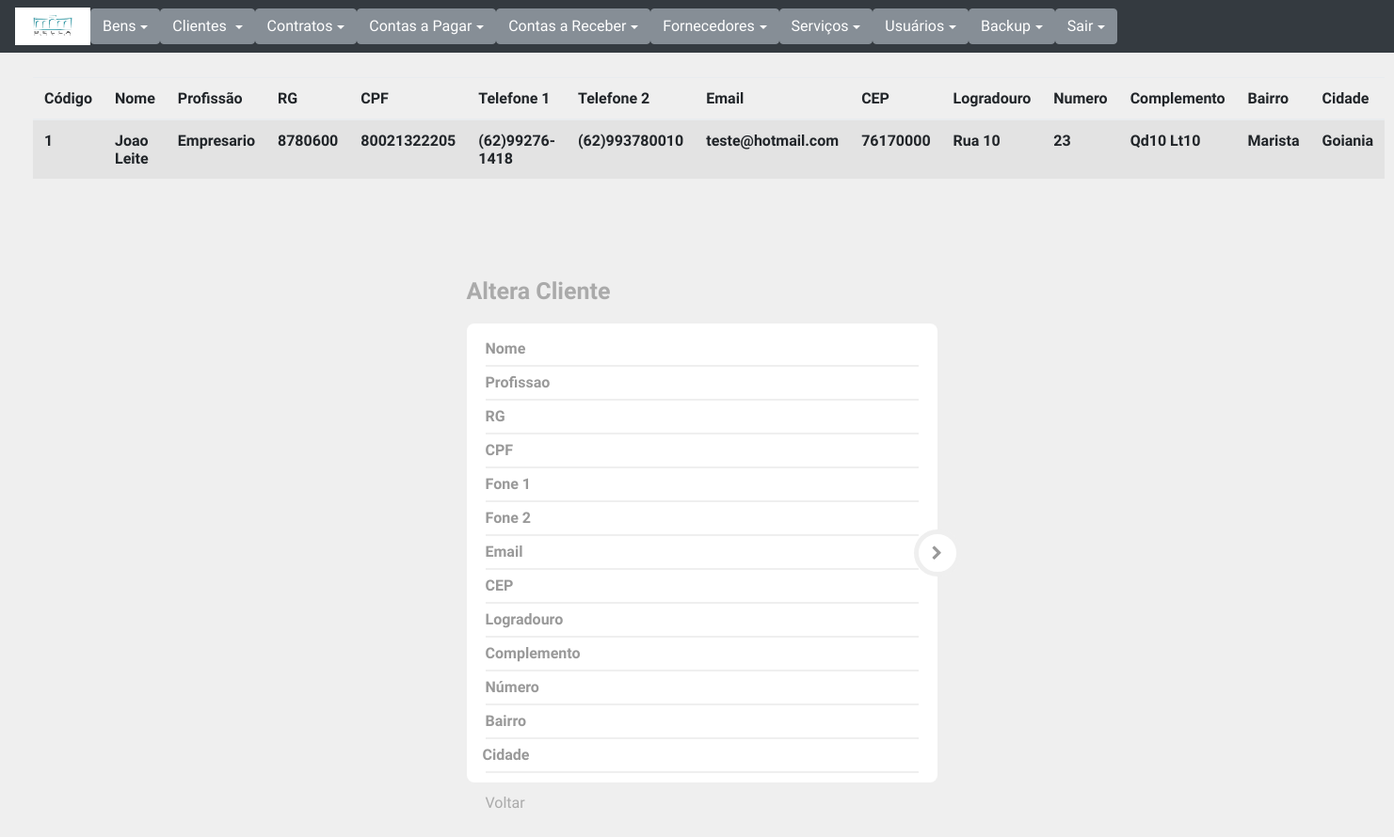
The page /alteraCliente.php?id=1 (signed in) on the database its author committed.
### tables this page shows
CREATE TABLE `cliente` (
  `id` int(11) NOT NULL AUTO_INCREMENT,
  `nome` varchar(50) NOT NULL,
  `profissao` varchar(35) NOT NULL,
  `rg` varchar(7) NOT NULL,
  `cpf` varchar(11) NOT NULL,
  `fone1` varchar(15) NOT NULL,
  `fone2` varchar(15) NOT NULL,
  `email` varchar(80) NOT NULL,
  `cep` int(11) NOT NULL,
  `logradouro` varchar(60) NOT NULL,
  `numero` int(11) NOT NULL,
  `complemento` varchar(60) DEFAULT NULL,
  `bairro` varchar(40) NOT NULL,
  `cidade` varchar(50) NOT NULL,
  PRIMARY KEY (`id`)
);

### alteraCliente.php (the view, shortened to what this page needs)
<?php
require "modelo.php";
require "connect.php";
if (!isset($_GET['id'])) {
    echo "Esse cliente não existe. Você será redirecionado para a listagem de clientes.";
    header ("refresh:3;url=listarCliente.php");
}else {
    $sql= "SELECT * FROM cliente where id=?";
    $resultado = $con->prepare($sql);
    $resultado->bindParam(1, $_GET['id']);
    $resultado->execute();
    $row = $resultado->fetchObject();
?>
    <div class='table-responsive col-md-12'>
        <table class='table table-striped'>
            <thead>
                <tr>
                <?php
					echo "<th><b>Código</b></th>";
                    echo "<th><b>Nome</b></th>";
					echo "<th><b>Profissão</b></th>";
					echo "<th><b>RG</b></th>";
					echo "<th><b>CPF</b></th>";
					echo "<th><b>Telefone 1</b></th>";
					echo "<th><b>Telefone 2</b></th>";
					echo "<th><b>Email</b></th>";
					echo "<th><b>CEP</b></th>";
                    echo "<th><b>Logradouro</b></th>";
                    echo "<th><b>Numero</b></th>";
                    echo "<th><b>Complemento</b></th>";
                    echo "<th><b>Bairro</b></th>";
                    echo "<th><b>Cidade</b></th>";
                    ?>
                </tr>
            </thead>
    </div>
	<tbody>
<?php
				echo "<td><b>{$row->id}</b></td>";
                echo "<td><b>{$row->nome}</b></td>";
				echo "<td><b>{$row->profissao}</b></td>";
				echo "<td><b>{$row->rg}</b></td>";
				echo "<td><b>{$row->cpf}</b></td>";
				echo "<td><b>{$row->fone1}</b></td>";
				echo "<td><b>{$row->fone2}</b></td>";
				echo "<td><b>{$row->email}</b></td>";
                echo "<td><b>{$row->cep}</b></td>";
                echo "<td><b>{$row->logradouro}</b></td>";
                echo "<td><b>{$row->numero}</b></td>";
                echo "<td><b>{$row->complemento}</b></td>";
                echo "<td><b>{$row->bairro}</b></td>";
                echo "<td><b>{$row->cidade}</b></td>";
?>
    </tbody>
    <div style="margin-left:33%;padding:70px 0">
        <div class="logo">Altera Cliente</div>
        <div class="login-form-1">
            <form id="login-form" class="text-left" method="post" action="alteraClientein.php">
                <div style="width:500px" class="main-login-form">
                    <div class="login-group">
                        <div class="form-group">
                            <input type="text" class="form-control" id="cl_nome" name="cl_nome" placeholder="Nome" maxlength="50"   />
                        </div>
						<div class="form-group">
                            <input type="text" class="form-control" id="cl_prof" name="cl_prof" placeholder="Profissao" maxlength="35"   />
                        </div>
						<div class="form-group">
                            <input type="text" class="form-control" id="cl_rg" name="cl_rg" placeholder="RG" maxlength="7"   />
                        </div>
						<div class="form-group">
                            <input type="text" class="form-control" id="cl_cpf" name="cl_cpf" placeholder="CPF" maxlength="11"   />
                        </div>
						<div class="form-group">
                            <input type="text" class="form-control" id="cl_fone1" name="cl_fone1" placeholder="Fone 1" maxlength="15"   />
                        </div>
						<div class="form-group">
                            <input type="text" class="form-control" id="cl_fone2" name="cl_fone2" placeholder="Fone 2" maxlength="15"   />
                        </div>
						<div class="form-group">
                            <input type="text" class="form-control" id="cl_email" name="cl_email" placeholder="Email" maxlength="80"   />
                        </div>
                        <div class="form-group">
                            <input type="number" class="form-control" id="cl_cep" name="cl_cep" placeholder="CEP"   />
                        </div>
                        <div class="form-group">
                            <input type="text" class="form-control" id="cl_rua" name="cl_rua" placeholder="Logradouro" maxlength="60"   />
                        </div>
                        <div class="form-group">
                            <input type="text" class="form-control" id="cl_comp" name="cl_comp" placeholder="Complemento" maxlength="60"   />
                        </div>
                        <div class="form-group">
                            <input type="text" class="form-control" id="cl_numend" name="cl_numend" placeholder="Número" maxlength="10"   />
                        </div>
                        <div class="form-group">
                            <input type="text" class="form-control" id="cl_bairro" name="cl_bairro" placeholder="Bairro" maxlength="40"   />
                        </div>
                        <div class="form-group">
                            <div class="row">
                                <div class="col-xs-3">
                                    <div class="form-group">
                                        <input type="text" class="form-control" id="cl_city" name="cl_city" placeholder="   Cidade" maxlength="50"   />
                                    </div>
                                </div>
							</div>
						</div>
                    </div>
                    <button type="submit" class="login-button"><i class="fa fa-chevron-right"></i></button>
                </div>
                <div class="etc-login-form">
                    <a href="listarCliente.php">Voltar</a>
                </div>
            </form>
        </div>
    </div>
</body>
<?php } ?>
    </html>

### css/style.css (style rules this page uses)
html, body { background: #efefef; padding: 10px; font-family: 'Varela Round'; }
a { color: #aaaaaa; transition: all ease-in-out 200ms; }
.etc-login-form { color: #919191; padding: 10px 20px; }
.login-form-1 { max-width: 300px; border-radius: 5px; display: inline-block; }
.main-login-form { position: relative; }
.login-form-1 .form-control { border: 0; box-shadow: 0 0 0; border-radius: 0; background: transparent; color: #555555; padding: 7px 0; font-weight: bold; height:auto; }
.login-form-1 .form-group { margin-bottom: 0; border-bottom: 2px solid #efefef; padding-right: 20px; position: relative; }
.login-form-1 .form-group:last-child { border-bottom: 0; }
.login-group { background: #ffffff; color: #999999; border-radius: 8px; padding: 10px 20px; }
.login-form-1 .login-button { position: absolute; right: -25px; top: 50%; background: #ffffff; color: #999999; padding: 11px 0; width: 50px; height: 50px; margin-top: -25px; border: 5px solid #efefef; border-radius: 50%; transition: all ease-in-out 500ms; }
.logo { padding: 15px 0; font-size: 25px; color: #aaaaaa; font-weight: bold; }

### css/nav.css (style rules this page uses)
body { min-height: 75rem; padding-top: 4.5rem; }

### rows shown on the page
cliente: id "1", nome "Joao Leite", profissao "Empresario", rg "8780600", cpf "80021322205", fone1 "(62)99276-1418", fone2 "(62)993780010", email "teste@hotmail.com", cep "76170000", logradouro "Rua 10", numero "23", complemento "Qd10 Lt10", bairro "Marista", cidade "Goiania"
